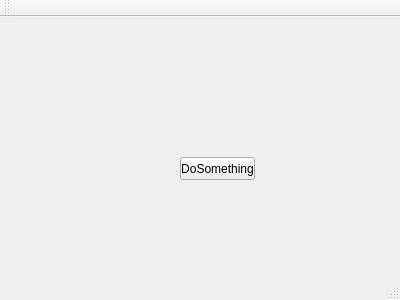
<?xml version="1.0" encoding="UTF-8"?>
<ui version="4.0">
 <class>MainWindow</class>
 <widget class="QMainWindow" name="MainWindow">
  <property name="geometry">
   <rect>
    <x>0</x>
    <y>0</y>
    <width>400</width>
    <height>300</height>
   </rect>
  </property>
  <property name="windowTitle">
   <string>MainWindow</string>
  </property>
  <widget class="QWidget" name="centralWidget">
   <widget class="QPushButton" name="pushButton">
    <property name="geometry">
     <rect>
      <x>180</x>
      <y>140</y>
      <width>75</width>
      <height>23</height>
     </rect>
    </property>
    <property name="text">
     <string>DoSomething</string>
    </property>
   </widget>
  </widget>
  <widget class="QMenuBar" name="menuBar">
   <property name="geometry">
    <rect>
     <x>0</x>
     <y>0</y>
     <width>400</width>
     <height>21</height>
    </rect>
   </property>
  </widget>
  <widget class="QToolBar" name="mainToolBar">
   <attribute name="toolBarArea">
    <enum>TopToolBarArea</enum>
   </attribute>
   <attribute name="toolBarBreak">
    <bool>false</bool>
   </attribute>
  </widget>
  <widget class="QStatusBar" name="statusBar"/>
 </widget>
 <layoutdefault spacing="6" margin="11"/>
 <resources/>
 <connections/>
</ui>
